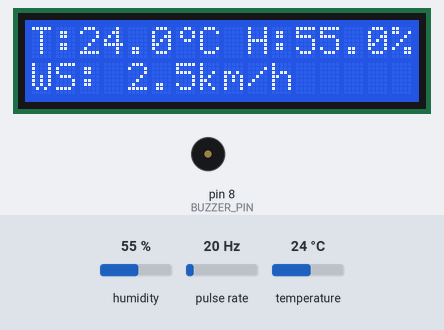
Simulated run of this sketch. Board: Arduino Uno, built with avr-gcc and run on an emulated ATmega328P. Parts: 16×2 character LCD, buzzer (waves = sounding). Wiring (inferred from the names in the program): pulse sensor: data pin 3. Inputs (shaded band) come from the test bench; at power-on: humidity 55 %, pulse rate 20 Hz, temperature 24 °C. What the sketch prints to the serial monitor is not drawn.

Above: at 3.7 s.
3.8 s: humidity set to 79 %
At 4.5 s:
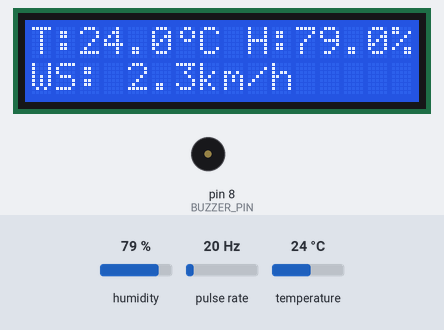
5.7 s: humidity set to 82 %
At 8.6 s:
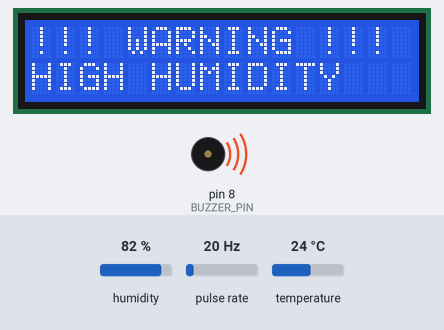
11.8 s: pulse rate (sensor on pin 3) set to 150 Hz
At 14.9 s:
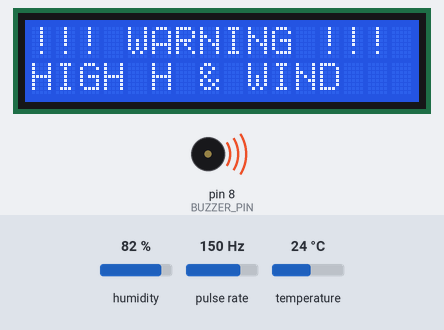
17.8 s: temperature set to 34 °C
At 21.6 s:
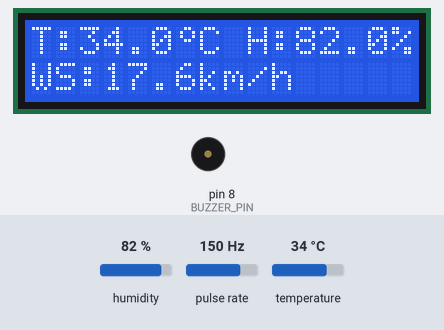
21.7 s: temperature set to 37 °C
At 25.0 s:
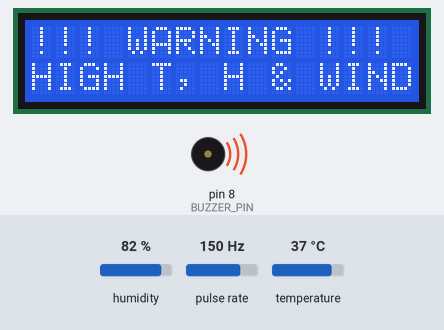
28.6 s: pulse rate (sensor on pin 3) set to 4 Hz
At 31.0 s:
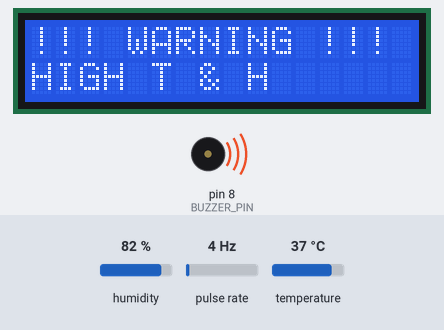
Timing chart, 0 to 34.9 s (numbered marks = the images above; inputs shaded):
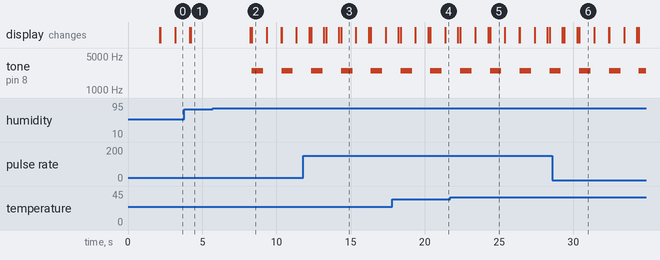

Measured:
- the behaviour switches between 80 and 81 % on humidity (found by bisection; images 1 and 2)
- the behaviour switches between 35 and 36 °C on temperature (found by bisection; images 4 and 5)
- after the input at 3.8 s, the display: first differs from a run without the input after 0.42 s (image 1)
- after the input at 5.7 s, tone on pin 8 (BUZZER_PIN): alternates 2500 Hz for 0.76 s and silent for 1.2 s, starting after 2.6 s; the display: first changes after 2.5 s (image 2 shows a later state)
- after the input at 28.6 s, the display: changes after 0.65 s (image 6)
- what the display in image 2 shows lasts 1.0 s, from 8.3 s to 9.3 s

The sketch:

weather_monitor.ino
```cpp
#include <Wire.h>
#include <LiquidCrystal_I2C.h>
#include <DHT.h>

// Define pins
#define DHTPIN 2
#define DHTTYPE DHT11
#define BUZZER_PIN 8
#define IR_SENSOR_PIN 3

// ===== BUZZER SETTINGS =====
#define BUZZER_FREQUENCY 2500
#define BUZZER_DURATION 800

// ===== THRESHOLD SETTINGS =====
#define TEMP_THRESHOLD 35.0
#define HUMID_THRESHOLD 80.0
#define WIND_THRESHOLD 12

// ===== TIMING SETTINGS =====
#define UPDATE_INTERVAL 2000
#define WARNING_INTERVAL 1000
#define COOLDOWN_INTERVAL 1000

// ===== WIND SPEED SETTINGS =====
#define WIND_CALC_INTERVAL 1000
#define WIND_CAL_A 8.75
#define WIND_CAL_B 75
#define MAX_WIND_KMH 300.0

// ===== I2C ERROR DETECTION SETTINGS =====
#define I2C_RETRY_DELAY 100
#define I2C_MAX_RETRIES 3
#define I2C_CHECK_INTERVAL 5000

// Initialize LCD
LiquidCrystal_I2C lcd(0x27, 16, 2);

// Initialize DHT sensor
DHT dht(DHTPIN, DHTTYPE);

// Custom hollow degree symbol
byte hollowDegree[8] = {
  0b00110,
  0b01001,
  0b01001,
  0b00110,
  0b00000,
  0b00000,
  0b00000,
  0b00000
};

// Variables
float temperature = 0;
float humidity = 0;
unsigned long previousMillis = 0;
const long interval = UPDATE_INTERVAL;

// State variables
unsigned long warningTimer = 0;
unsigned long cooldownTimer = 0;
int warningDisplayMode = 0;
bool isWarningDisplayed = false;
bool displayNeedsUpdate = true;
bool buzzerSounded = false;
bool isInCooldown = false;
unsigned long buzzerStartTime = 0;
bool isBuzzerActive = false;

// ===== WIND SPEED VARIABLES =====
volatile unsigned long pulseCount = 0;
unsigned long windTimer = 0;
float windSpeedKmh = 0;

// ===== DISPLAY MODE =====
enum DisplayMode { MODE_NONE, MODE_READINGS, MODE_WARNING };
DisplayMode currentDisplayMode = MODE_NONE;

// ===== I2C ERROR DETECTION =====
unsigned long lastI2CCheck = 0;
int i2cErrorCount = 0;
bool lcdNeedsReset = false;
unsigned long lastSuccessfulLCDUpdate = 0;

// ===== WARNING STATE TRACKING =====
bool warningWasActive = false;

void setup() {
  Serial.begin(9600);
  Serial.println("Weather Monitor Starting...");

  Wire.begin();
  Wire.setClock(100000);

  if (!initLCD()) {
    Serial.println("LCD initialization failed - will retry");
    lcdNeedsReset = true;
  }

  lcd.createChar(0, hollowDegree);

  lcd.setCursor(0, 0);
  lcd.print("Weather Monitor");
  lcd.setCursor(0, 1);
  lcd.print("Initializing...");
  delay(2000);

  dht.begin();
  pinMode(BUZZER_PIN, OUTPUT);

  pinMode(IR_SENSOR_PIN, INPUT_PULLUP);
  attachInterrupt(digitalPinToInterrupt(IR_SENSOR_PIN), countPulse, FALLING);

  readSensor();
  windTimer = millis();
  lastSuccessfulLCDUpdate = millis();

  showReadings();
  Serial.println("Setup complete!");
}

void loop() {
  unsigned long currentMillis = millis();

  if (currentMillis - lastI2CCheck >= I2C_CHECK_INTERVAL) {
    lastI2CCheck = currentMillis;
    checkI2CHealth();
  }

  if (lcdNeedsReset) {
    Serial.println("LCD needs reset - attempting recovery...");
    delay(100);

    if (resetLCD()) {
      lcdNeedsReset = false;
      i2cErrorCount = 0;
      Serial.println("LCD reset successful!");
      displayNeedsUpdate = true;
      currentDisplayMode = MODE_NONE;
    } else {
      Serial.println("LCD reset failed - will retry later");
      lcdNeedsReset = true;
    }
  }

  if (currentMillis - previousMillis >= interval && !isBuzzerActive && !lcdNeedsReset) {
    previousMillis = currentMillis;
    readSensor();
    displayNeedsUpdate = true;
  }

  if (currentMillis - windTimer >= WIND_CALC_INTERVAL && !lcdNeedsReset) {
    windTimer = currentMillis;
    calculateWindSpeed();
    displayNeedsUpdate = true;
  }

  if (!lcdNeedsReset) {
    checkThresholds();
  }

  if (isBuzzerActive) {
    if (currentMillis - buzzerStartTime >= BUZZER_DURATION) {
      noTone(BUZZER_PIN);
      isBuzzerActive = false;
      Serial.println("Buzzer stopped");
    }
  }

  delay(10);
}

// ===== I2C HEALTH CHECK FUNCTIONS =====

bool initLCD() {
  for (int i = 0; i < I2C_MAX_RETRIES; i++) {
    Wire.beginTransmission(0x27);
    byte error = Wire.endTransmission();

    if (error == 0) {
      lcd.init();
      lcd.backlight();
      lcd.clear();
      Serial.println("LCD initialized successfully");
      return true;
    }

    Serial.print("LCD init attempt ");
    Serial.print(i + 1);
    Serial.print(" failed with error: ");
    Serial.println(error);
    delay(I2C_RETRY_DELAY);
  }
  return false;
}

void checkI2CHealth() {
  Wire.beginTransmission(0x27);
  byte error = Wire.endTransmission();

  if (error != 0) {
    i2cErrorCount++;
    Serial.print("I2C error detected! Error: ");
    Serial.print(error);
    Serial.print(" (Count: ");
    Serial.print(i2cErrorCount);
    Serial.println(")");

    if (i2cErrorCount >= 3) {
      Serial.println("Multiple I2C errors - resetting LCD");
      lcdNeedsReset = true;
      i2cErrorCount = 0;
    }
  } else {
    if (i2cErrorCount > 0) {
      i2cErrorCount--;
      Serial.print("I2C healthy - error count reduced to: ");
      Serial.println(i2cErrorCount);
    }
  }
}

bool resetLCD() {
  Serial.println("=== LCD RESET SEQUENCE STARTING ===");

  detachInterrupt(digitalPinToInterrupt(IR_SENSOR_PIN));

  noTone(BUZZER_PIN);
  isBuzzerActive = false;

  Wire.end();
  delay(100);
  Wire.begin();
  Wire.setClock(100000);
  delay(100);

  bool success = false;
  for (int i = 0; i < 3; i++) {
    Wire.beginTransmission(0x27);
    byte error = Wire.endTransmission();

    if (error == 0) {
      lcd.init();
      lcd.backlight();
      lcd.clear();
      lcd.createChar(0, hollowDegree);
      lcd.setCursor(0, 0);
      lcd.print("LCD Recovered!");
      lcd.setCursor(0, 1);
      lcd.print("Attempt: ");
      lcd.print(i + 1);
      delay(1000);
      lcd.clear();

      success = true;
      break;
    }

    Serial.print("Reset attempt ");
    Serial.print(i + 1);
    Serial.print(" failed, error: ");
    Serial.println(error);
    delay(500);
  }

  if (success) {
    currentDisplayMode = MODE_NONE;
    displayNeedsUpdate = true;
    i2cErrorCount = 0;
    lastSuccessfulLCDUpdate = millis();
    Serial.println("=== LCD RESET SUCCESSFUL ===");
  } else {
    Serial.println("=== LCD RESET FAILED ===");
  }

  attachInterrupt(digitalPinToInterrupt(IR_SENSOR_PIN), countPulse, FALLING);

  return success;
}

void checkThresholds() {
  unsigned long currentMillis = millis();

  bool highTemp = (temperature > TEMP_THRESHOLD);
  bool highHumid = (humidity > HUMID_THRESHOLD);
  bool highWind = (windSpeedKmh > WIND_THRESHOLD);
  bool isWarningCondition = (highTemp || highHumid || highWind);

  if (isWarningCondition && !warningWasActive) {
    buzzerSounded = false;
    Serial.println("Warning state entered - buzzer reset");
  }
  warningWasActive = isWarningCondition;

  if (isInCooldown) {
    if (currentMillis - cooldownTimer >= COOLDOWN_INTERVAL) {
      isInCooldown = false;
      isWarningDisplayed = false;
      buzzerSounded = false;
      displayNeedsUpdate = true;
      Serial.println("Cooldown ended");
    } else {
      if (displayNeedsUpdate) {
        showReadings();
        displayNeedsUpdate = false;
      }
      return;
    }
  }

  if (isWarningCondition) {
    if (highTemp && highHumid && highWind) {
      warningDisplayMode = 6;
    } else if (highHumid && highWind) {
      warningDisplayMode = 5;
    } else if (highTemp && highWind) {
      warningDisplayMode = 4;
    } else if (highTemp && highHumid) {
      warningDisplayMode = 2;
    } else if (highWind) {
      warningDisplayMode = 3;
    } else if (highTemp) {
      warningDisplayMode = 1;
    } else if (highHumid) {
      warningDisplayMode = 0;
    }

    if (currentMillis - warningTimer >= WARNING_INTERVAL) {
      warningTimer = currentMillis;
      isWarningDisplayed = !isWarningDisplayed;
      displayNeedsUpdate = true;

      if (isWarningDisplayed) {
        buzzerSounded = false;
      }
    }

    if (displayNeedsUpdate) {
      if (isWarningDisplayed) {
        showWarning(warningDisplayMode);
      } else {
        showReadings();
      }
      displayNeedsUpdate = false;
    }

    if (isWarningDisplayed && !buzzerSounded) {
      Serial.println("Starting buzzer!");
      tone(BUZZER_PIN, BUZZER_FREQUENCY, BUZZER_DURATION);
      buzzerStartTime = currentMillis;
      isBuzzerActive = true;
      buzzerSounded = true;
    }

  } else {
    if (displayNeedsUpdate || currentDisplayMode != MODE_READINGS) {
      showReadings();
      displayNeedsUpdate = false;
      isWarningDisplayed = false;
      buzzerSounded = false;
    }

    if (isBuzzerActive) {
      noTone(BUZZER_PIN);
      isBuzzerActive = false;
    }

    warningTimer = millis();

    if (isInCooldown == false && isWarningCondition == false) {
      isInCooldown = true;
      cooldownTimer = currentMillis;
      Serial.println("Cooldown started");
    }
  }
}

void countPulse() {
  pulseCount++;
}

void calculateWindSpeed() {
  noInterrupts();
  unsigned long pulses = pulseCount;
  pulseCount = 0;
  interrupts();

  windSpeedKmh = (pulses * WIND_CAL_A) / WIND_CAL_B;

  if (windSpeedKmh > MAX_WIND_KMH || isnan(windSpeedKmh)) {
    windSpeedKmh = MAX_WIND_KMH;
  }

  Serial.print("Pulses: ");
  Serial.print(pulses);
  Serial.print("  WindSpeed: ");
  Serial.println(windSpeedKmh);
}

void readSensor() {
  float newHumidity = dht.readHumidity();
  float newTemperature = dht.readTemperature();

  if (!isnan(newHumidity) && !isnan(newTemperature)) {
    temperature = newTemperature;
    humidity = newHumidity;

    Serial.print("T: ");
    Serial.print(temperature);
    Serial.print("C, H: ");
    Serial.print(humidity);
    Serial.println("%");
  } else {
    Serial.println("Sensor read error - keeping last good values");
  }
}

// ===== DISPLAY FUNCTIONS =====

void showReadings() {
  if (lcdNeedsReset) {
    return;
  }

  bool modeChanged = (currentDisplayMode != MODE_READINGS);

  char tBuf[12];
  char hBuf[12];
  char wBuf[12];
  dtostrf(temperature, 4, 1, tBuf);
  dtostrf(humidity, 4, 1, hBuf);
  dtostrf(windSpeedKmh, 4, 1, wBuf);

  if (modeChanged) {
    lcd.clear();
    delay(5);
  }

  lcd.setCursor(0, 0);
  delay(1);
  lcd.print("T:");
  lcd.print(tBuf);
  lcd.write(0);
  lcd.print("C H:");
  lcd.print(hBuf);
  lcd.print("%");

  lcd.setCursor(0, 1);
  delay(1);
  lcd.print("WS:");
  lcd.print(wBuf);
  lcd.print("km/h     ");

  currentDisplayMode = MODE_READINGS;
  lastSuccessfulLCDUpdate = millis();
}

void showWarning(int warningType) {
  if (lcdNeedsReset) {
    return;
  }

  bool modeChanged = (currentDisplayMode != MODE_WARNING);

  if (modeChanged) {
    lcd.clear();
    delay(5);
  }

  lcd.setCursor(0, 0);
  delay(1);
  lcd.print("!!! WARNING !!! ");

  lcd.setCursor(0, 1);
  delay(1);
  switch (warningType) {
    case 0:
      lcd.print("HIGH HUMIDITY   ");
      break;
    case 1:
      lcd.print("HIGH TEMPERATURE");
      break;
    case 2:
      lcd.print("HIGH T & H      ");
      break;
    case 3:
      lcd.print("HIGH WIND SPEED ");
      break;
    case 4:
      lcd.print("HIGH T & WIND   ");
      break;
    case 5:
      lcd.print("HIGH H & WIND   ");
      break;
    case 6:
      lcd.print("HIGH T, H & WIND");
      break;
  }

  currentDisplayMode = MODE_WARNING;
  lastSuccessfulLCDUpdate = millis();
}
```
